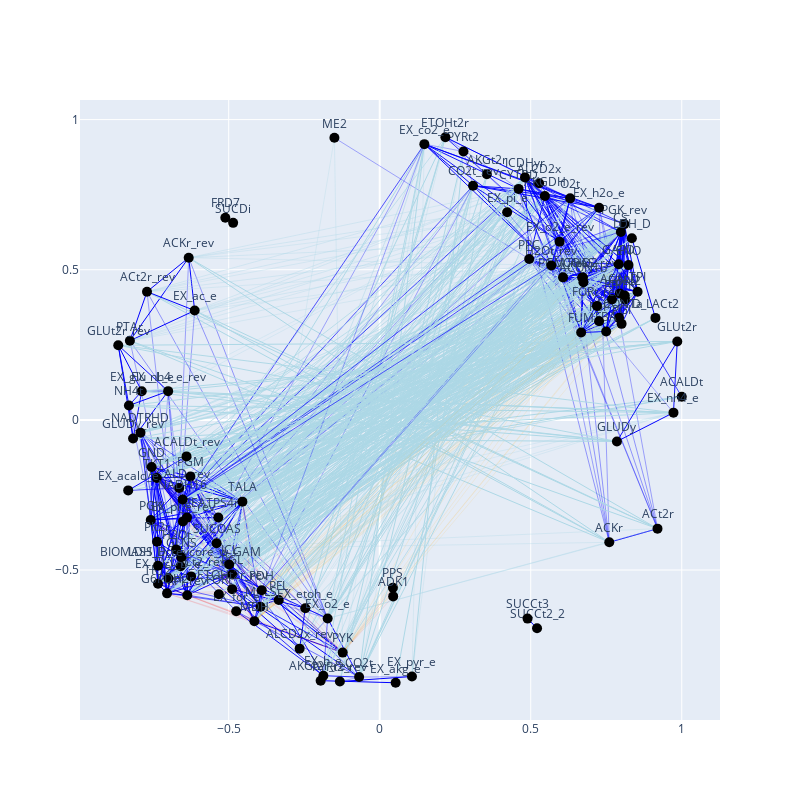
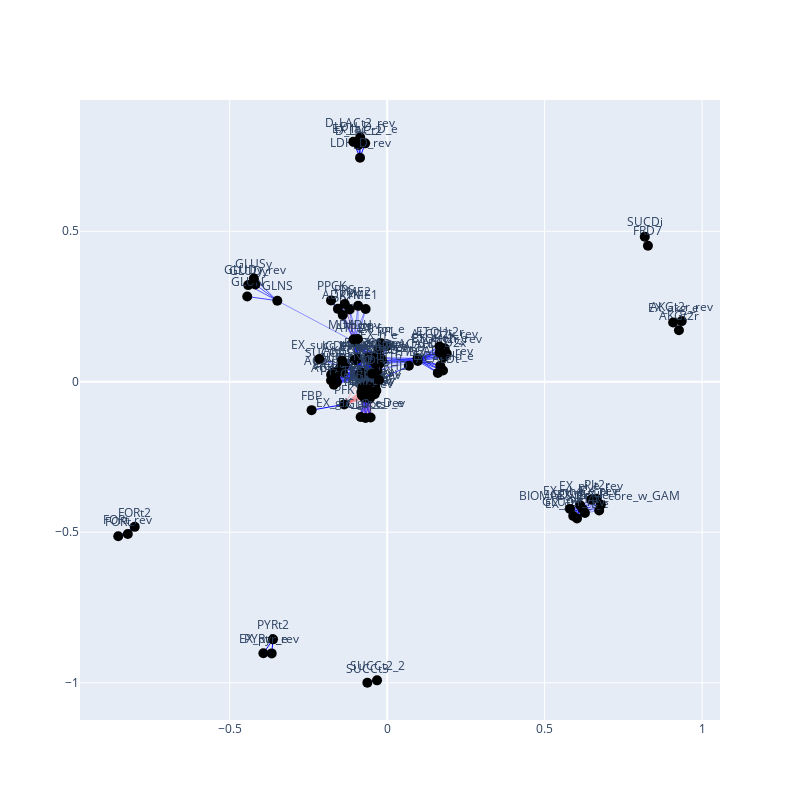

The code cell stored with these charts, in order, in its notebook:
### Code cell
G1, pos1 = construct_graph(linear_correlation_matrix_1, 
                         non_linear_correlation_matrix_1, 
                         reactions=extended_reactions_conditions_1,
                         remove_unconnected_nodes=True,
                         correction=False)

plot_graph(G1, pos1)



G2, pos2= construct_graph(linear_correlation_matrix_2, 
                         non_linear_correlation_matrix_2, 
                         reactions=extended_reactions_conditions_2,
                         remove_unconnected_nodes=True,
                         correction=True)

plot_graph(G2, pos2)
